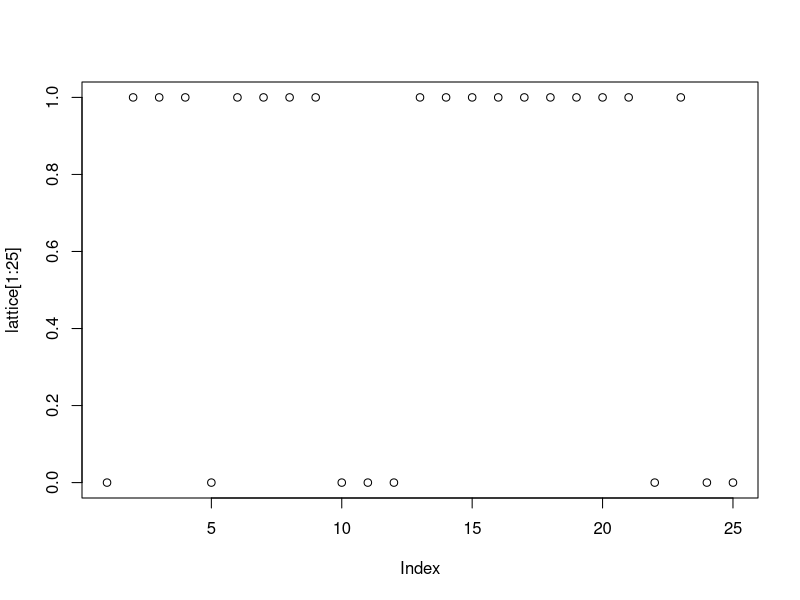

Here is the R script that generated this plot:
## ---- chunk 1
knitr::opts_chunk$set(echo = TRUE)
## ---- chunk 2
library("tidyverse")
## ---- chunk 3
set.seed(1)
size.lattice = 1000
#lattice <- rep(rep(c(0,1),each=100),times=size.lattice/200)
  #rbernoulli(size.lattice,1/2)
lattice <- rbernoulli(n=size.lattice, p=0.7)
lattice = 1*lattice
lattice[1]=0
lattice[size.lattice] = 0
plot(lattice[1:25])
print(lattice[1:25])
## ---- chunk 4
lattice.rle <- rle(lattice)
print(lattice.rle)
## ---- chunk 5
cluster.gsite <- function(forest, site){
   if(forest[site]==0){
   # print(paste("Found no tree at", site))
    gsite = site + 1
   }
  
  while(forest[site]==1){
    if (!is.na(forest[site+1])) {
    site = site + 1
    gsite = site
    }
    else {
    gsite = site
    break }}
  return(gsite)
  }
  
## ---- chunk 6
cluster.lsite <- function(forest, site){
  lsite = site
  if(forest[site]==0){
  #  print(paste("Found no tree at", site))
    lsite = site
  }
 
  while(forest[site]==1){
    if (site > 1) {
    site = site - 1
    lsite = site }
    else {lsite = site 
        break }
  }
  return(lsite)
  }
  
## ---- chunk 7
cluster.size <- function(forest, site){
  lesser.index = cluster.lsite(forest, site)
  greater.index = cluster.gsite(forest, site)
  c.size = greater.index - lesser.index - 1
  return(c.size)
}
# Boundary clusters have a smaller size by 1 site. This can be neglected.
## ---- chunk 8
evolve.forest <- function(forest, gprob, lprob){
  pbyf = floor(gprob/lprob) # integer value for p/f
  forest.site = sample(length(forest), 1)   # random site on the lattice
  c.size = 0   # initial value for the cluster size variable 
  if(forest[forest.site] == 0){
   forest = replace(forest, c(sample(1:length(forest), pbyf)), values = 1)
  }
  else { 
    c.size = cluster.size(forest, forest.site)
    forest = replace(forest,cluster.lsite(forest,forest.site):cluster.gsite(forest,forest.site),0)
    forest = replace(forest, c(sample(1:length(forest), pbyf)), values = 1)
  }
  return.var = list(c.size, forest)
  return(return.var)
}
  
## ---- chunk 9
clustersize.timedata = function(forest, gprob, lprob, tot.time){
  c.data = c(rep(0,tot.time))
  for (t in 1:tot.time) {
    evol1 = evolve.forest(forest, gprob, lprob)
    c.data[t] = evol1[1]
    forest = unlist(evol1[2])
  }
  return(c.data)
  
}
